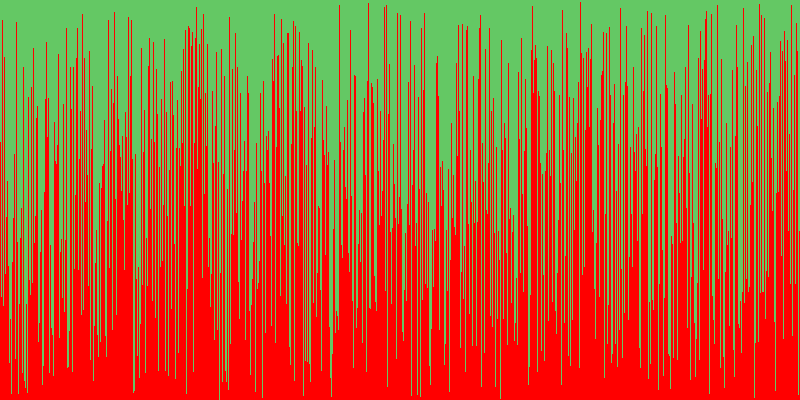
Frame 1 (no input)
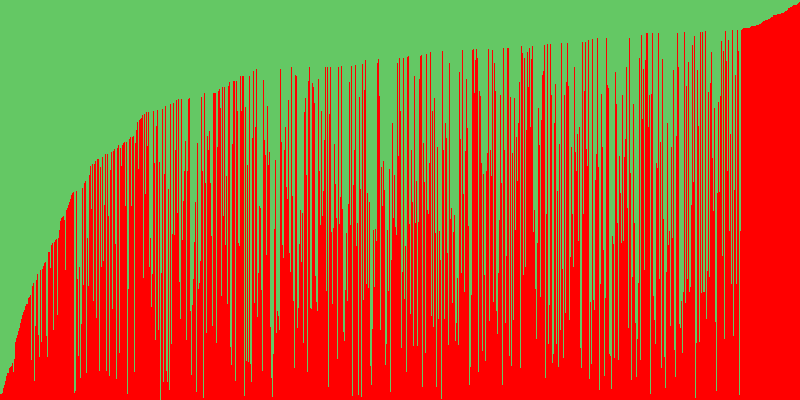
Frame 60 (the mouse pressed at the canvas centre just before this capture)
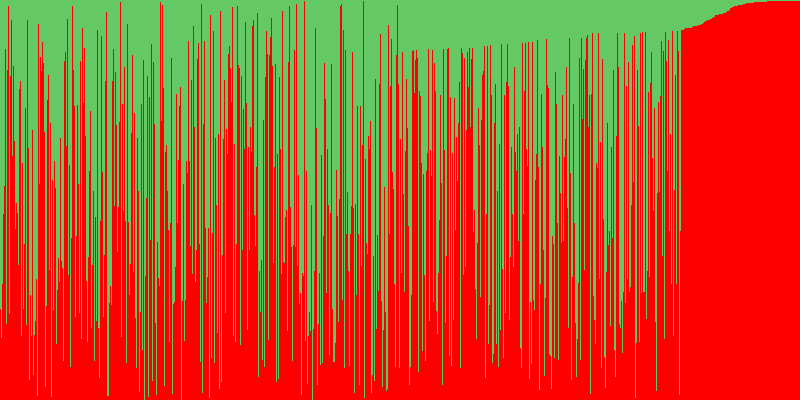
Frame 120 (the mouse held since frame 60 and released just before this capture)

The Processing sketch that drew these frames (run headless with seeded random() and noise(); from frame 60 on, the mouse is pressed at the canvas centre):

// Processing sketch: VisualArraySorter
// ── VisualArraySorter.pde
//1. create an array of ints. don't initialize it yet.
int[] nums;

void setup() {
  //2. set the size of your window
  //  if you are using Processing 3, you cannot use variables
  //  because the developers don't know how programming is supposed to work.
  size(800, 400);
  //3. initialize your array with the built in width variable
  nums = new int[width];
  //4. initialize the ints in the array with random numbers
  //   from 0 to the built in height variable
for(int i=0; i<width; i++){
  int ran = (int)random(height);
  nums[i] = ran;
}

  //5. call the noStroke() method
noStroke();
}

void draw() {
  //6. set the background color with background(r, g, b);
  background(100, 200, 100);
  //7. set the color for your graph
  fill(255,0,0);
  //8. draw a rectangle for each int in your array.
  //   the x value will be the current index in the array
  //   the y value will the height variable
  //   the width is 1 (one)
  //   the height is negative the value of the element at the current index of the array
for(int i=0; i<nums.length; i++) {
  rect(i,height, 1, -nums[i]);
}

  //9. call the stepSort method
stepSort(nums);
  //10. extract the code that randomizes the array into a method.

  //11. call the method you made in step 10 when the mouse is pressed
if(mousePressed){
 randomize(); 
}
}
void randomize(){
 for(int i=0; i<height; i++){
  int ran = (int)random(height);
  nums[i] = ran;
} 
}
void stepSort(int[] arr) {
  for (int i = 1; i < arr.length; i++) {
    if (arr[i - 1] > arr[i]) {
      int t = arr[i];
      arr[i] = arr[i - 1];
      arr[i - 1] = t;
    }
  }
}
